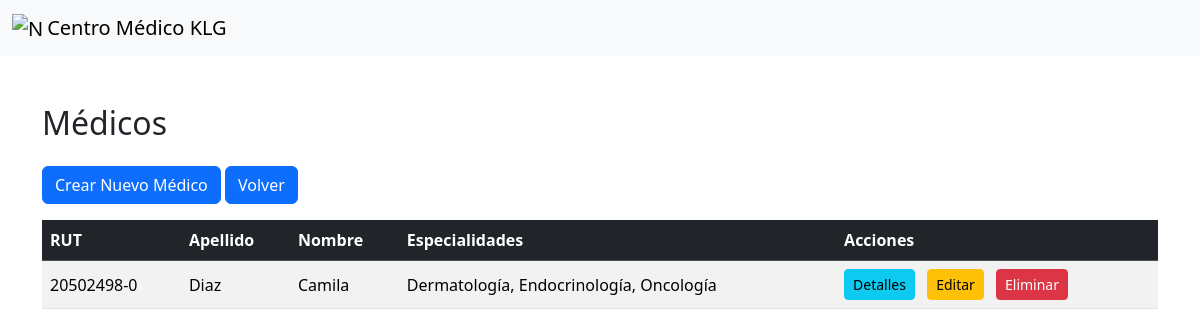
Page /medicos/ on the earlier database version.
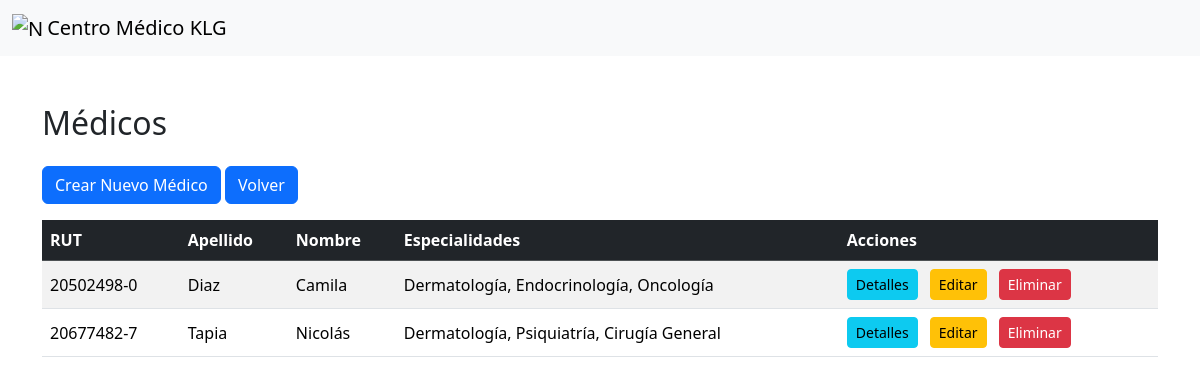
Same page on the later database version.
### App/models.py (models this page shows, shortened)
class Medicos(models.Model):
    rut_medico = models.CharField(primary_key=True, max_length=20)
    nombre_medico = models.CharField(max_length=255, blank=True, null=True)
    apellido_medico = models.CharField(max_length=255, blank=True, null=True)
    id_especialidad = models.ManyToManyField(Especialidades, related_name="medico_especialidad")

class Especialidades(models.Model):
    id_especialidad = models.AutoField(primary_key=True)
    nombre_especialidad = models.CharField(max_length=255, blank=True, null=True)

### App/views.py (the view)
# urls.py: path('medicos/', views.medic_list, name='medic_list'),
def medic_list(request):
    medicos = Medicos.objects.all()
    return render(request, 'App/medic_list.html', {'medic_list': medicos})

### App/templates/App/medic_list.html (shortened to what this page needs)
{% extends "layout/base.html" %}
{% block content %}
<div class="container mt-5">
  <h2 class="mb-4">Médicos</h2>
  <a href="{% url 'medic_new' %}" class="btn btn-primary mb-3">Crear Nuevo Médico</a>
  <a href="{% url 'admin_menu' %}" class="btn btn-primary mb-3">Volver</a>
  <div class="table-responsive">
    <table class="table table-striped align-middle">
      <thead class="table-dark">
        <tr>
          <th scope="col">RUT</th>
          <th scope="col">Apellido</th>
          <th scope="col">Nombre</th>
          <th scope="col">Especialidades</th>
          <th scope="col">Acciones</th>
        </tr>
      </thead>
      <tbody>
        {% for medico in medic_list %}
        <tr>
            <td>{{ medico.rut_medico }}</td>
            <td>{{ medico.apellido_medico }}</td>
            <td>{{ medico.nombre_medico }}</td>
            <td>
                {% for especialidad in medico.id_especialidad.all %}
                    {{ especialidad.nombre_especialidad }}{% if not forloop.last %}, {% endif %}
                {% endfor %}
            </td>
            <td>
                <a href="{% url 'medic_detail' medico.pk %}" class="btn btn-info btn-sm me-2">Detalles</a>
                <a href="{% url 'medic_edit' medico.pk %}" class="btn btn-warning btn-sm me-2">Editar</a>
                <form action="{% url 'medic_delete' medico.pk %}" method="post" class="d-inline">
                    <button type="submit" class="btn btn-danger btn-sm">Eliminar</button>
                </form>
            </td>
        </tr>
        {% endfor %}
    </tbody>
    </table>
  </div>
</div>
{% endblock %}

Differences in the rows shown:
added Medicos: rut_medico "20677482-7", apellido_medico "Tapia", nombre_medico "Nicolás", Especialidades (nombre_especialidad "Dermatología")
now on this page (row unchanged): Especialidades: nombre_especialidad "Psiquiatría", shown under "20677482-7"
now on this page (row unchanged): Especialidades: nombre_especialidad "Cirugía General", shown under "20677482-7"
